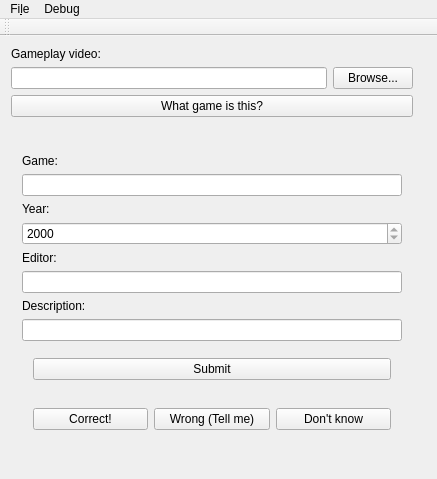
<?xml version="1.0" encoding="UTF-8"?>
<ui version="4.0">
 <class>MainWindow</class>
 <widget class="QMainWindow" name="MainWindow">
  <property name="geometry">
   <rect>
    <x>0</x>
    <y>0</y>
    <width>437</width>
    <height>479</height>
   </rect>
  </property>
  <property name="windowTitle">
   <string>MainWindow</string>
  </property>
  <widget class="QWidget" name="centralWidget">
   <layout class="QHBoxLayout" name="horizontalLayout_3">
    <item>
     <layout class="QVBoxLayout" name="verticalLayout_2">
      <property name="sizeConstraint">
       <enum>QLayout::SetDefaultConstraint</enum>
      </property>
      <item>
       <layout class="QGridLayout" name="gridLayout">
        <item row="1" column="0">
         <widget class="QLineEdit" name="lineEdit">
          <property name="readOnly">
           <bool>true</bool>
          </property>
         </widget>
        </item>
        <item row="0" column="0">
         <widget class="QLabel" name="label">
          <property name="text">
           <string>Gameplay video:</string>
          </property>
         </widget>
        </item>
        <item row="1" column="1">
         <widget class="QPushButton" name="pushButton">
          <property name="text">
           <string>Browse...</string>
          </property>
         </widget>
        </item>
       </layout>
      </item>
      <item>
       <widget class="QPushButton" name="pushButton_3">
        <property name="text">
         <string>What game is this?</string>
        </property>
       </widget>
      </item>
      <item>
       <widget class="QWidget" name="widget" native="true">
        <property name="enabled">
         <bool>true</bool>
        </property>
        <layout class="QVBoxLayout" name="verticalLayout">
         <item>
          <widget class="QLabel" name="label_gameImg">
           <property name="text">
            <string/>
           </property>
          </widget>
         </item>
         <item>
          <widget class="QLabel" name="label_3">
           <property name="text">
            <string>Game:</string>
           </property>
          </widget>
         </item>
         <item>
          <widget class="QLineEdit" name="lineEdit_game">
           <property name="readOnly">
            <bool>true</bool>
           </property>
          </widget>
         </item>
         <item>
          <widget class="QLabel" name="label_4">
           <property name="text">
            <string>Year:</string>
           </property>
          </widget>
         </item>
         <item>
          <widget class="QSpinBox" name="spinBox_year">
           <property name="readOnly">
            <bool>true</bool>
           </property>
           <property name="minimum">
            <number>1960</number>
           </property>
           <property name="maximum">
            <number>2020</number>
           </property>
           <property name="value">
            <number>2000</number>
           </property>
          </widget>
         </item>
         <item>
          <widget class="QLabel" name="label_5">
           <property name="text">
            <string>Editor:</string>
           </property>
          </widget>
         </item>
         <item>
          <widget class="QLineEdit" name="lineEdit_editor">
           <property name="readOnly">
            <bool>true</bool>
           </property>
          </widget>
         </item>
         <item>
          <widget class="QLabel" name="label_6">
           <property name="text">
            <string>Description:</string>
           </property>
          </widget>
         </item>
         <item>
          <widget class="QLineEdit" name="lineEdit_desc">
           <property name="readOnly">
            <bool>true</bool>
           </property>
          </widget>
         </item>
         <item>
          <widget class="QWidget" name="horizontalWidget_submit" native="true">
           <layout class="QHBoxLayout" name="horizontalLayout_4">
            <item>
             <widget class="QPushButton" name="pushButton_6">
              <property name="text">
               <string>Submit</string>
              </property>
             </widget>
            </item>
           </layout>
          </widget>
         </item>
         <item>
          <widget class="QWidget" name="horizontalWidget_answer" native="true">
           <layout class="QHBoxLayout" name="horizontalLayout_2">
            <item>
             <widget class="QPushButton" name="pushButton_4">
              <property name="text">
               <string>Correct!</string>
              </property>
             </widget>
            </item>
            <item>
             <widget class="QPushButton" name="pushButton_5">
              <property name="text">
               <string>Wrong (Tell me)</string>
              </property>
             </widget>
            </item>
            <item>
             <widget class="QPushButton" name="pushButton_2">
              <property name="text">
               <string>Don't know</string>
              </property>
             </widget>
            </item>
           </layout>
          </widget>
         </item>
        </layout>
       </widget>
      </item>
      <item>
       <spacer name="verticalSpacer">
        <property name="orientation">
         <enum>Qt::Vertical</enum>
        </property>
        <property name="sizeHint" stdset="0">
         <size>
          <width>20</width>
          <height>40</height>
         </size>
        </property>
       </spacer>
      </item>
     </layout>
    </item>
    <item>
     <layout class="QHBoxLayout" name="horizontalLayout">
      <property name="sizeConstraint">
       <enum>QLayout::SetMaximumSize</enum>
      </property>
      <item>
       <widget class="QLabel" name="label_2">
        <property name="text">
         <string/>
        </property>
       </widget>
      </item>
     </layout>
    </item>
   </layout>
  </widget>
  <widget class="QMenuBar" name="menuBar">
   <property name="geometry">
    <rect>
     <x>0</x>
     <y>0</y>
     <width>437</width>
     <height>25</height>
    </rect>
   </property>
   <widget class="QMenu" name="menuFile">
    <property name="title">
     <string>Fi&amp;le</string>
    </property>
    <addaction name="actionLoad"/>
   </widget>
   <widget class="QMenu" name="menuDebug">
    <property name="title">
     <string>Debug</string>
    </property>
    <addaction name="actionGod_mode"/>
    <addaction name="actionLoad_fake_comparasion"/>
    <addaction name="actionTest_distance_with_two_images"/>
   </widget>
   <addaction name="menuFile"/>
   <addaction name="menuDebug"/>
  </widget>
  <widget class="QToolBar" name="mainToolBar">
   <attribute name="toolBarArea">
    <enum>TopToolBarArea</enum>
   </attribute>
   <attribute name="toolBarBreak">
    <bool>false</bool>
   </attribute>
  </widget>
  <action name="actionLoad">
   <property name="text">
    <string>&amp;Load...</string>
   </property>
  </action>
  <action name="actionGod_mode">
   <property name="text">
    <string>Load fake analysis</string>
   </property>
  </action>
  <action name="actionLoad_fake_comparasion">
   <property name="text">
    <string>Load fake comparasion</string>
   </property>
  </action>
  <action name="actionTest_distance_with_two_images">
   <property name="text">
    <string>Test distance with two images</string>
   </property>
  </action>
 </widget>
 <layoutdefault spacing="6" margin="11"/>
 <resources/>
 <connections/>
</ui>
